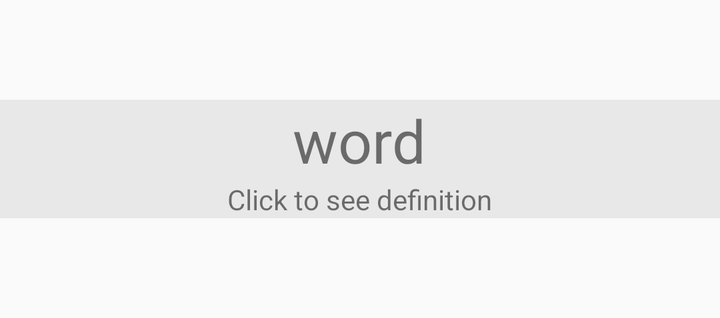
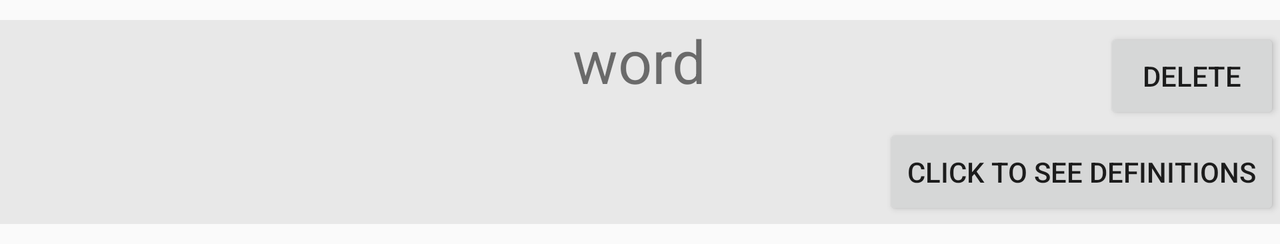

One screen, two layout resources from the same app: the default and the repository's alternative for another configuration. Each is rendered where Android would select it; the XML of both is given below.
<!-- AndroidManifest.xml: application theme AppTheme -->
<!-- res/layout/favorites_list_item.xml -->
<?xml version="1.0" encoding="utf-8"?>
<LinearLayout xmlns:android="http://schemas.android.com/apk/res/android"
    xmlns:tools="http://schemas.android.com/tools"
    android:layout_width="match_parent"
    android:layout_height="wrap_content"
    android:orientation="horizontal"
    tools:context="com.example.samuelgespass.wordup.ui.FavoritesActivity">

    <LinearLayout
        android:layout_width="match_parent"
        android:layout_height="wrap_content"
        android:orientation="vertical"
        android:background="#E8E8E8"
        android:layout_marginVertical="50dp">

        <TextView
            android:layout_width="wrap_content"
            android:layout_height="wrap_content"
            android:layout_gravity="center"
            android:id="@+id/wordTextView"
            android:text="word"
            android:textSize="30sp" />

        <TextView
            android:layout_width="wrap_content"
            android:layout_height="wrap_content"
            android:text="Click to see definition"
            android:id="@+id/clickText"
            android:layout_gravity="center"/>

    </LinearLayout>

</LinearLayout>
<!-- resources referenced by this layout -->
<resources>
  <style name="AppTheme" parent="Theme.AppCompat.Light.DarkActionBar">
          
          <item name="colorPrimary">@color/colorPrimary</item>
          <item name="colorPrimaryDark">@color/colorPrimaryDark</item>
          <item name="colorAccent">@color/colorAccent</item>
      </style>
  <color name="colorPrimary">#3F51B5</color>
  <color name="colorPrimaryDark">#303F9F</color>
  <color name="colorAccent">#FF4081</color>
</resources>
<!-- res/layout-land/favorites_list_item.xml (the repository's variant of the layout above) -->
<!-- drawn on the phone turned sideways -->
<?xml version="1.0" encoding="utf-8"?>
<LinearLayout xmlns:android="http://schemas.android.com/apk/res/android"
    xmlns:tools="http://schemas.android.com/tools"
    android:layout_width="match_parent"
    android:layout_height="wrap_content"
    android:orientation="horizontal"
    tools:context="com.example.samuelgespass.wordup.ui.SavedDefinitionListActivity">

    <RelativeLayout
        android:layout_width="match_parent"
        android:layout_height="102dp"
        android:layout_marginVertical="10dp"
        android:background="#E8E8E8"
        android:orientation="vertical">

        <Space
            android:id="@+id/space"
            android:layout_width="0dp"
            android:layout_height="0dp"
            android:layout_weight="1" />

        <ImageView
            android:id="@+id/image"
            android:layout_width="100dp"
            android:layout_height="100dp"
            android:layout_alignParentTop="true"
            android:layout_toEndOf="@+id/space"
            android:layout_toRightOf="@+id/space" />

        <TextView
            android:id="@+id/wordTextView"
            android:layout_width="wrap_content"
            android:layout_height="wrap_content"
            android:layout_alignParentTop="true"
            android:layout_centerHorizontal="true"
            android:layout_gravity="center"
            android:text="word"
            android:textSize="30sp" />

        <Button
            android:id="@+id/deleteButton"
            android:layout_width="wrap_content"
            android:layout_height="wrap_content"
            android:layout_above="@+id/clickText"
            android:layout_alignParentEnd="true"
            android:layout_alignParentRight="true"
            android:text="Delete" />

        <Button
            android:id="@+id/clickText"
            android:layout_width="wrap_content"
            android:layout_height="wrap_content"
            android:layout_alignBottom="@+id/image"
            android:layout_alignParentEnd="true"
            android:layout_alignParentRight="true"
            android:layout_gravity="center"
            android:text="Click to see definitions" />

    </RelativeLayout>

</LinearLayout>
